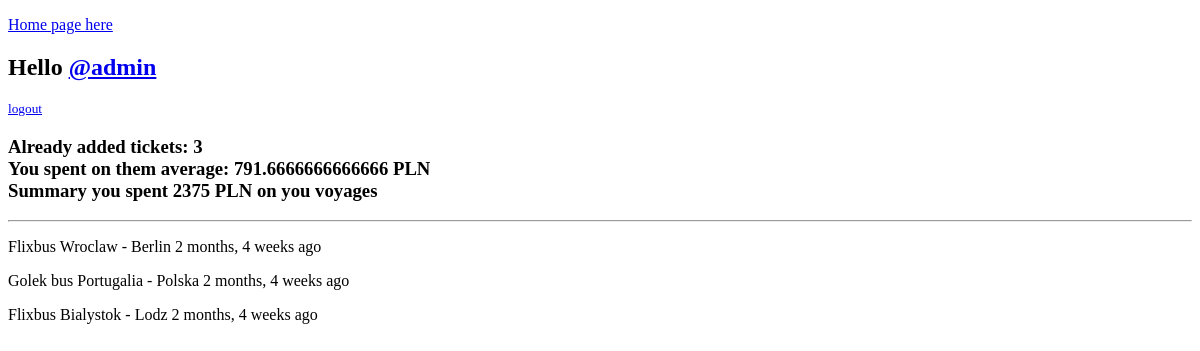
Before: /profile/1/ (signed in) with the older database file.
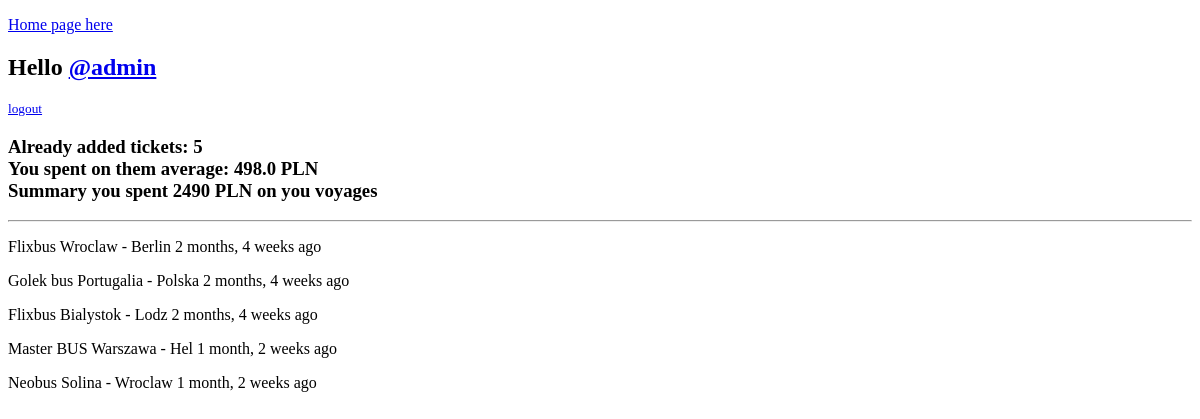
After: the same page with the newer database file.
### base/models.py (models this page shows, shortened)
class Ticket(models.Model):
    owner = models.ForeignKey(User, on_delete=models.RESTRICT, related_name='tickets')
    bus = models.ForeignKey(Ride, on_delete=models.CASCADE)
    date = models.DateTimeField(auto_now_add=True)

class Ride(models.Model):
    bus_company = models.CharField(max_length=100, blank=False, null=False)
    average_speed = models.PositiveSmallIntegerField(default=75)
    cities_where_collect_passengers = models.TextField(blank=False, null=False)
    is_express = models.BooleanField(default=False)
    price = models.PositiveSmallIntegerField(default=25)
    def __str__(self):
        stations_list = self.cities_where_collect_passengers.split(",")
        return '{} {} - {}'.format(self.bus_company, stations_list[0], stations_list[-1])

### base/views.py (the view)
# urls.py: path('profile/<str:pk>/', userProfile, name='profile')
def userProfile(request, pk):
    user = User.objects.get(id=pk)
    tickets = Ticket.objects.filter(owner=user)
    price_sum = sum([ticket.bus.price for ticket in tickets])
    avg_price = price_sum / tickets.count()
    context = {'user': user,
               'tickets': tickets,
               'avg_price': avg_price,
               'price_sum': price_sum}
    return render(request, 'profile.html', context)

### base/templates/profile.html
{% extends 'main.html' %}
{% block content %}
    {% if request.user == user %}
        {% if tickets %}
            <h3>Already added tickets: {{ tickets.count }} <br>
            You spent on them average: {{ avg_price }} PLN <br>
            Summary you spent {{ price_sum }} PLN on you voyages
            </h3>
            <hr>
        {% endif %}
        {% for ticket in tickets %}
            <p>{{ ticket.bus }} {{ ticket.date|timesince }} ago</p>
        {% endfor %}
    {% endif %}
{% endblock content %}

### templates/main.html (shortened to what this page needs)
<!doctype html>
<html lang="en">
<head>
</head>
<body>
{% include 'navbar.html' %}
{% block content %}
{% endblock %}
</body>
</html>

### templates/navbar.html
{% block content %}
    <p><a href="{% url 'plan' %}">Home page here</a></p>
    {% if request.user.is_authenticated %}
        <h2>Hello <a href="{% url 'profile' request.user.id %}">@{{ request.user.username }}</a></h2>
        <small><p><a href="{% url 'logoutUser' %}">logout</a></p></small>
    {% else %}
        <h4><a href="{% url 'loginUser' %}">Sign in!</a></h4>
    {% endif %}
{% endblock content %}

Changed rows visible on the page:
added Ticket: bus "Master BUS Warszawa - Hel", date "1 month, 2 weeks"
added Ticket: bus "Neobus Solina - Wroclaw", date "1 month, 2 weeks"
Other visible differences:
{{ tickets.count }}: "3" → "5"
{{ avg_price }}: "791.6666666666666" → "498.0"
{{ price_sum }}: "2375" → "2490"
